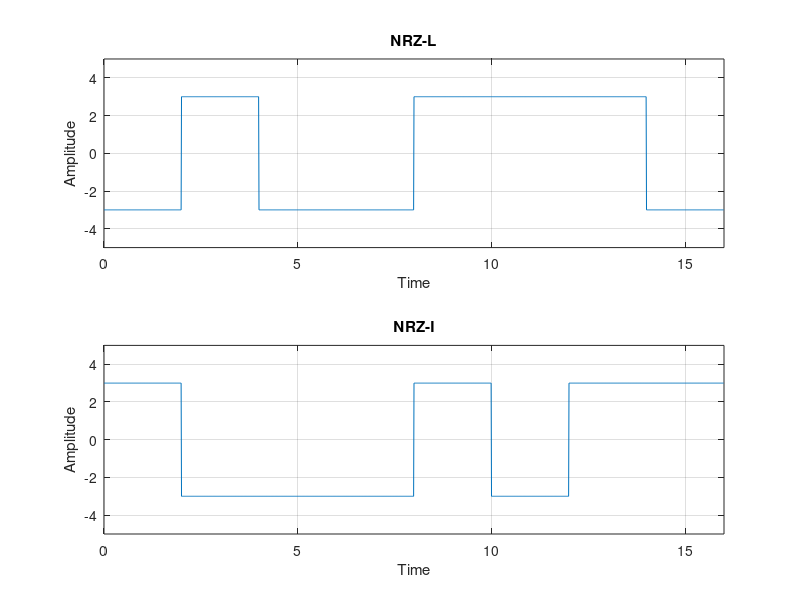

Recreate this plot in MATLAB.
clear all;
close all;
clc;

bits = [0 1 0 0 1 1 1 0];
bit_dur = 2;

fs = 100;
T = length(bits) * bit_dur;

t = 0:1/fs:T-(1/fs);

% NRZ-L
for i = 1:length(bits)
  if bits(i) == 0
    nrzl((i-1)*fs*bit_dur+1:i*fs*bit_dur) = -3;
  else
    nrzl((i-1)*fs*bit_dur+1:i*fs*bit_dur) = 3;
  endif
endfor

subplot(2,1,1);
plot(t,nrzl);
ylim([-5,5]);
xlim([0, T]);
grid on;
title("NRZ-L");
xlabel("Time");
ylabel("Amplitude");

% demodulation NRZ-L
for i = 1:length(nrzl)/(fs*bit_dur)
  if nrzl((i-1)*fs*bit_dur+1:i*fs*bit_dur) == ones(1, (fs*bit_dur)) .* -3
    disp(0);
  else
    disp(1);
  endif
endfor  


% NRZ-I if found 1-> transition
lastbit = 3;
for i = 1:length(bits)
  if bits(i) == 1
    nrzi((i-1)*fs*bit_dur+1:i*fs*bit_dur) = -lastbit;
    lastbit = -lastbit;
  else
    nrzi((i-1)*fs*bit_dur+1:i*fs*bit_dur) = lastbit;
  endif
endfor

subplot(2,1,2);
plot(t,nrzi);
ylim([-5,5]);
grid on;
title("NRZ-I");
xlabel("Time");
xlim([0, T]);
ylabel("Amplitude");

% demodulation NRZ-I
